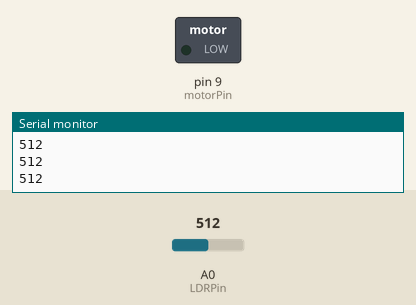
The sketch below on a simulated Arduino Uno, built with avr-gcc and run on an emulated ATmega328P. On the bench: switched loads named in the sketch (green lamp = pin HIGH), the last lines printed to the serial monitor. Inputs (shaded band) come from the test bench; at power-on: A0 (LDRPin) = 512. Not simulated (calls return 0 or success): arduino_secrets.h.

Above: at 1.2 s.
1.3 s: A0 (LDRPin) set to 586
2.8 s: A0 (LDRPin) set to 616
At 3.8 s:
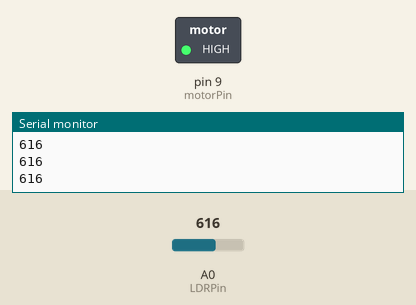
4.3 s: A0 (LDRPin) set to 590
At 5.1 s:
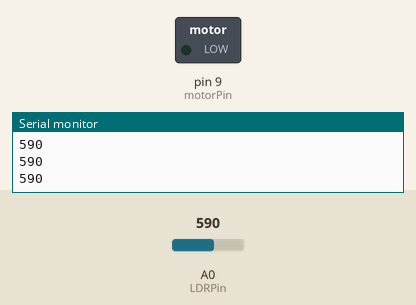
5.8 s: A0 (LDRPin) set to 610
At 6.4 s:
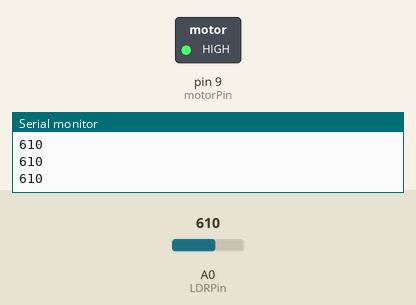
Timing chart, 0 to 8.3 s (numbered marks = the images above; inputs shaded):
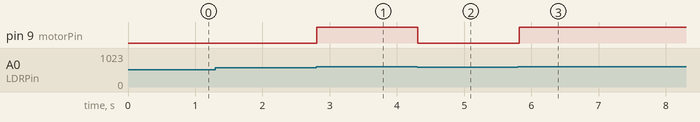

The sketch:

Light-Controlled_DC_Motor_Using_LDR.ino
```cpp
#include "arduino_secrets.h"

// Define pins
const int LDRPin = A0;  // LDR connected to analog pin A0
const int motorPin = 9;  // Motor control pin connected to transistor base

void setup() {
  // Initialize motor pin as output
  pinMode(motorPin, OUTPUT);

  // Start serial monitor for debugging
  Serial.begin(9600);
}

void loop() {
  // Read the LDR value (light intensity)
  int LDRValue = analogRead(LDRPin);

  // Print LDR value to serial monitor
  Serial.println(LDRValue);

  // Map the LDR value to motor control (e.g., turning the motor on at a certain threshold)
  if (LDRValue > 600) {  // Adjust the threshold based on your LDR's behavior
    digitalWrite(motorPin, HIGH);  // Turn on the motor
  } else {
    digitalWrite(motorPin, LOW);   // Turn off the motor
  }

  delay(100);  // Small delay for stability
}
```

Measured:
- the behaviour switches between 600 and 601 on A0 (LDRPin) (found by bisection; images 0 and 1)
- after the input at 2.8 s, pin 9 (motorPin): LOW → HIGH at once
- after the input at 4.3 s, pin 9 (motorPin): HIGH → LOW at once
- after the input at 5.8 s, pin 9 (motorPin): LOW → HIGH at once
